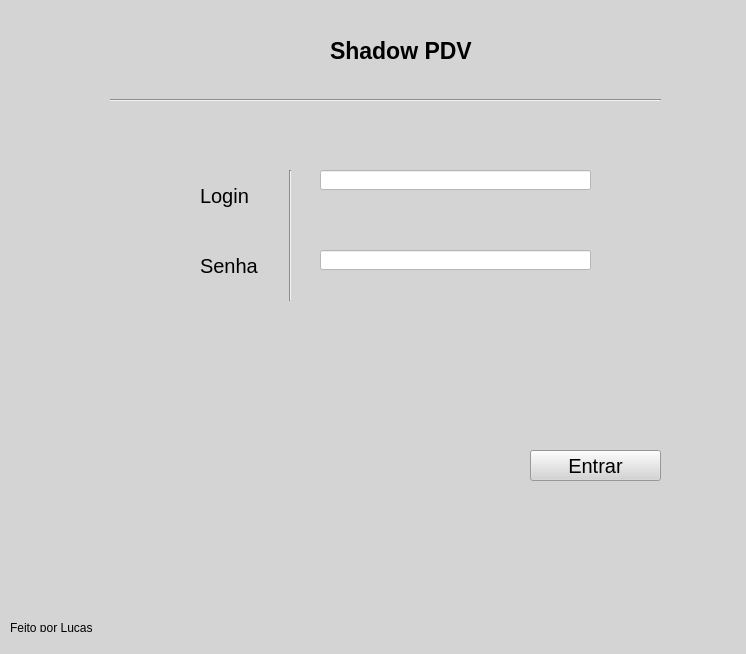
<?xml version="1.0" encoding="UTF-8"?>
<ui version="4.0">
 <class>MainWindow</class>
 <widget class="QMainWindow" name="MainWindow">
  <property name="geometry">
   <rect>
    <x>0</x>
    <y>0</y>
    <width>746</width>
    <height>654</height>
   </rect>
  </property>
  <property name="windowTitle">
   <string>MainWindow</string>
  </property>
  <property name="styleSheet">
   <string notr="true">background-color: rgb(212, 212, 212);</string>
  </property>
  <widget class="QWidget" name="centralwidget">
   <widget class="QLabel" name="label">
    <property name="geometry">
     <rect>
      <x>330</x>
      <y>10</y>
      <width>181</width>
      <height>81</height>
     </rect>
    </property>
    <property name="font">
     <font>
      <family>Nirmala UI</family>
      <pointsize>17</pointsize>
      <weight>75</weight>
      <bold>true</bold>
     </font>
    </property>
    <property name="text">
     <string>Shadow PDV</string>
    </property>
   </widget>
   <widget class="QLabel" name="label_2">
    <property name="geometry">
     <rect>
      <x>200</x>
      <y>180</y>
      <width>71</width>
      <height>31</height>
     </rect>
    </property>
    <property name="font">
     <font>
      <pointsize>15</pointsize>
     </font>
    </property>
    <property name="text">
     <string>Login</string>
    </property>
   </widget>
   <widget class="QLabel" name="label_3">
    <property name="geometry">
     <rect>
      <x>200</x>
      <y>250</y>
      <width>61</width>
      <height>31</height>
     </rect>
    </property>
    <property name="font">
     <font>
      <pointsize>15</pointsize>
     </font>
    </property>
    <property name="text">
     <string>Senha</string>
    </property>
   </widget>
   <widget class="QPushButton" name="pushButton">
    <property name="geometry">
     <rect>
      <x>530</x>
      <y>450</y>
      <width>131</width>
      <height>31</height>
     </rect>
    </property>
    <property name="font">
     <font>
      <pointsize>15</pointsize>
     </font>
    </property>
    <property name="text">
     <string>Entrar</string>
    </property>
   </widget>
   <widget class="Line" name="line">
    <property name="geometry">
     <rect>
      <x>280</x>
      <y>170</y>
      <width>20</width>
      <height>131</height>
     </rect>
    </property>
    <property name="orientation">
     <enum>Qt::Vertical</enum>
    </property>
   </widget>
   <widget class="QLineEdit" name="lineEdit">
    <property name="geometry">
     <rect>
      <x>320</x>
      <y>170</y>
      <width>271</width>
      <height>20</height>
     </rect>
    </property>
    <property name="styleSheet">
     <string notr="true">background-color: rgb(255, 255, 255);</string>
    </property>
   </widget>
   <widget class="QLineEdit" name="lineEdit_2">
    <property name="geometry">
     <rect>
      <x>320</x>
      <y>250</y>
      <width>271</width>
      <height>20</height>
     </rect>
    </property>
    <property name="styleSheet">
     <string notr="true">background-color: rgb(255, 255, 255);</string>
    </property>
   </widget>
   <widget class="QLabel" name="label_4">
    <property name="geometry">
     <rect>
      <x>10</x>
      <y>620</y>
      <width>101</width>
      <height>16</height>
     </rect>
    </property>
    <property name="text">
     <string>Feito por Lucas</string>
    </property>
   </widget>
   <widget class="Line" name="line_3">
    <property name="geometry">
     <rect>
      <x>110</x>
      <y>90</y>
      <width>551</width>
      <height>20</height>
     </rect>
    </property>
    <property name="orientation">
     <enum>Qt::Horizontal</enum>
    </property>
   </widget>
  </widget>
  <widget class="QMenuBar" name="menubar">
   <property name="geometry">
    <rect>
     <x>0</x>
     <y>0</y>
     <width>746</width>
     <height>21</height>
    </rect>
   </property>
  </widget>
  <widget class="QStatusBar" name="statusbar"/>
 </widget>
 <resources/>
 <connections/>
</ui>
